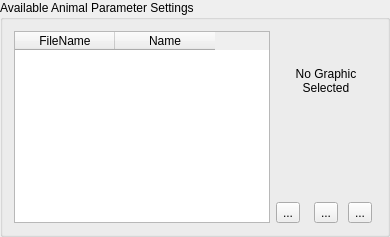
     <widget class="QGroupBox" name="grpProfiles" >
      <property name="whatsThis" >
       <string>&lt;html>&lt;head>&lt;meta name="qrichtext" content="1" />&lt;style type="text/css">
p, li { white-space: pre-wrap; }
&lt;/style>&lt;/head>&lt;body style=" font-family:'Sans Serif'; font-size:9pt; font-weight:400; font-style:normal; text-decoration:none;">
&lt;p style=" margin-top:0px; margin-bottom:0px; margin-left:0px; margin-right:0px; -qt-block-indent:0; text-indent:0px;">In order to enable Landuse Analyst to model animals, several details must be supplied. Animal Parameter Manager asks for the specific information about the animal which tells the program how the animal was fed, and how big a part of the settlements diet it was. As with Animal Manager, it is possible to have more than one parameter named the same thing. Again, just enter a descriptor in the Notes: field.&lt;/p>
&lt;p style=" margin-top:12px; margin-bottom:12px; margin-left:0px; margin-right:0px; -qt-block-indent:0; text-indent:0px;">To define different parameters for the same animal, follow the same procedure as for defining multiple animals with the same name. Let's say you want to have two parameters set up for cows as an example. The Name: field is Cow for both, but in Notes: field, enter Optimistic for one, and Conservative for the other. Then adjust the parameters as you wish for each. Even though the name is the same, the parameters are saved uniquely. Having multiple parameters can be useful for setting up different scenarios, such as drought years, diease, catastrophic events, etc. Eventually, Landuse Analyst will have the ability to model over time, and will ahve these types of scenarios incorporated into the model.&lt;/p>&lt;/body>&lt;/html></string>
      </property>
      <property name="title" >
       <string>Available Animal Parameter Settings</string>
      </property>
      <layout class="QGridLayout" name="gridLayout_2" >
       <item row="0" column="0" >
        <widget class="QTableWidget" name="tblAnimalParameterProfiles" >
         <property name="toolTip" >
          <string>&lt;html>&lt;head>&lt;meta name="qrichtext" content="1" />&lt;style type="text/css">
p, li { white-space: pre-wrap; }
&lt;/style>&lt;/head>&lt;body style=" font-family:'Sans Serif'; font-size:9pt; font-weight:400; font-style:normal; text-decoration:none;">
&lt;p style=" margin-top:0px; margin-bottom:0px; margin-left:0px; margin-right:0px; -qt-block-indent:0; text-indent:0px;">Select a parameter here to see and/or edit it's properties below.&lt;/p>&lt;/body>&lt;/html></string>
         </property>
         <property name="whatsThis" >
          <string>&lt;html>&lt;head>&lt;meta name="qrichtext" content="1" />&lt;style type="text/css">
p, li { white-space: pre-wrap; }
&lt;/style>&lt;/head>&lt;body style=" font-family:'Sans Serif'; font-size:9pt; font-weight:400; font-style:normal; text-decoration:none;">
&lt;p style=" margin-top:0px; margin-bottom:0px; margin-left:0px; margin-right:0px; -qt-block-indent:0; text-indent:0px;">In order to enable Landuse Analyst to model animals, several details must be supplied. Animal Parameter Manager asks for these specifics. As with Animal Manager, it is possible to have more than one parameter named the same thing. Again, just enter a descriptor in the Notes: field.&lt;/p>
&lt;p style=" margin-top:12px; margin-bottom:12px; margin-left:0px; margin-right:0px; -qt-block-indent:0; text-indent:0px;">To define different parameters for the same animal, follow the same procedure as for defining multiple animals with the same name. Let's say you want to have two parameters set up for Cows as an example. The Name: field is Cow for both, but in Notes: field, enter Optimistic for one, and Conservative for the other. Then adjust the parameters as you wish for each. Even though the name is the same, the parameters are saved uniquely. Having multiple parameters can be useful for setting up different scenarios, such as drought years, diease, catastrophic events, etc. Eventually, Landuse Analyst will have the ability to model over time, and will have these types of scenarios incorporated into the model.&lt;/p>&lt;/body>&lt;/html></string>
         </property>
         <property name="alternatingRowColors" >
          <bool>true</bool>
         </property>
         <property name="selectionMode" >
          <enum>QAbstractItemView::SingleSelection</enum>
         </property>
         <property name="selectionBehavior" >
          <enum>QAbstractItemView::SelectRows</enum>
         </property>
         <column>
          <property name="text" >
           <string>FileName</string>
          </property>
         </column>
         <column>
          <property name="text" >
           <string>Name</string>
          </property>
         </column>
        </widget>
       </item>
       <item row="0" column="1" >
        <layout class="QGridLayout" >
         <property name="margin" >
          <number>0</number>
         </property>
         <property name="spacing" >
          <number>6</number>
         </property>
         <item row="3" column="1" >
          <widget class="QToolButton" name="toolCopy" >
           <property name="toolTip" >
            <string>&lt;html>&lt;head>&lt;meta name="qrichtext" content="1" />&lt;style type="text/css">
p, li { white-space: pre-wrap; }
&lt;/style>&lt;/head>&lt;body style=" font-family:'Sans Serif'; font-size:9pt; font-weight:400; font-style:normal; text-decoration:none;">
&lt;p style=" margin-top:0px; margin-bottom:0px; margin-left:0px; margin-right:0px; -qt-block-indent:0; text-indent:0px;">Clone the currently selected parameter&lt;/p>&lt;/body>&lt;/html></string>
           </property>
           <property name="whatsThis" >
            <string>&lt;html>&lt;head>&lt;meta name="qrichtext" content="1" />&lt;style type="text/css">
p, li { white-space: pre-wrap; }
&lt;/style>&lt;/head>&lt;body style=" font-family:'Sans Serif'; font-size:9pt; font-weight:400; font-style:normal; text-decoration:none;">
&lt;p style=" margin-top:0px; margin-bottom:0px; margin-left:0px; margin-right:0px; -qt-block-indent:0; text-indent:0px;">If you want to create a new parameter that is similar to one already defined, you can clone this parameter to save time. All of the settings of the parameter you are cloning are transferred to the new clone, but the name is changed to Clone of ... (whatever the name of the parameter you are cloning was).&lt;/p>&lt;/body>&lt;/html></string>
           </property>
           <property name="text" >
            <string>...</string>
           </property>
           <property name="icon" >
            <iconset resource="../resources/resources.qrc" >
             <normaloff>:/copy.png</normaloff>:/copy.png</iconset>
           </property>
          </widget>
         </item>
         <item row="3" column="2" >
          <widget class="QToolButton" name="toolDelete" >
           <property name="toolTip" >
            <string>&lt;html>&lt;head>&lt;meta name="qrichtext" content="1" />&lt;style type="text/css">
p, li { white-space: pre-wrap; }
&lt;/style>&lt;/head>&lt;body style=" font-family:'Sans Serif'; font-size:9pt; font-weight:400; font-style:normal; text-decoration:none;">
&lt;p style=" margin-top:0px; margin-bottom:0px; margin-left:0px; margin-right:0px; -qt-block-indent:0; text-indent:0px;">Delete the currently selected parameter&lt;/p>&lt;/body>&lt;/html></string>
           </property>
           <property name="text" >
            <string>...</string>
           </property>
           <property name="icon" >
            <iconset resource="../resources/resources.qrc" >
             <normaloff>:/delete.png</normaloff>:/delete.png</iconset>
           </property>
          </widget>
         </item>
         <item row="3" column="0" >
          <widget class="QToolButton" name="toolNew" >
           <property name="toolTip" >
            <string>&lt;html>&lt;head>&lt;meta name="qrichtext" content="1" />&lt;style type="text/css">
p, li { white-space: pre-wrap; }
&lt;/style>&lt;/head>&lt;body style=" font-family:'Sans Serif'; font-size:9pt; font-weight:400; font-style:normal; text-decoration:none;">
&lt;p style=" margin-top:0px; margin-bottom:0px; margin-left:0px; margin-right:0px; -qt-block-indent:0; text-indent:0px;">Define a new parameter&lt;/p>&lt;/body>&lt;/html></string>
           </property>
           <property name="whatsThis" >
            <string>&lt;html>&lt;head>&lt;meta name="qrichtext" content="1" />&lt;style type="text/css">
p, li { white-space: pre-wrap; }
&lt;/style>&lt;/head>&lt;body style=" font-family:'Sans Serif'; font-size:9pt; font-weight:400; font-style:normal; text-decoration:none;">
&lt;p style=" margin-top:0px; margin-bottom:0px; margin-left:0px; margin-right:0px; -qt-block-indent:0; text-indent:0px;">If you simply change the name or settings and click apply in the Animal Parameter Manager, you are just editing the parameter currently selected. To create a new parameter, you &lt;span style=" font-weight:600;">must&lt;/span> click on the New button.&lt;/p>&lt;/body>&lt;/html></string>
           </property>
           <property name="text" >
            <string>...</string>
           </property>
           <property name="icon" >
            <iconset resource="../resources/resources.qrc" >
             <normaloff>:/new.png</normaloff>:/new.png</iconset>
           </property>
          </widget>
         </item>
         <item row="0" column="0" colspan="3" >
          <widget class="QLabel" name="lblAnimalPic" >
           <property name="minimumSize" >
            <size>
             <width>100</width>
             <height>100</height>
            </size>
           </property>
           <property name="maximumSize" >
            <size>
             <width>100</width>
             <height>100</height>
            </size>
           </property>
           <property name="text" >
            <string>No Graphic
Selected</string>
           </property>
           <property name="alignment" >
            <set>Qt::AlignCenter</set>
           </property>
          </widget>
         </item>
         <item row="2" column="1" >
          <spacer>
           <property name="orientation" >
            <enum>Qt::Vertical</enum>
           </property>
           <property name="sizeHint" stdset="0" >
            <size>
             <width>20</width>
             <height>40</height>
            </size>
           </property>
          </spacer>
         </item>
        </layout>
       </item>
      </layout>
     </widget>
